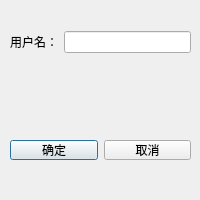
<?xml version="1.0" encoding="UTF-8"?>
<ui version="4.0">
 <class>ApplyFriend</class>
 <widget class="QDialog" name="ApplyFriend">
  <property name="geometry">
   <rect>
    <x>0</x>
    <y>0</y>
    <width>200</width>
    <height>200</height>
   </rect>
  </property>
  <property name="minimumSize">
   <size>
    <width>200</width>
    <height>200</height>
   </size>
  </property>
  <property name="maximumSize">
   <size>
    <width>200</width>
    <height>200</height>
   </size>
  </property>
  <property name="windowTitle">
   <string>Dialog</string>
  </property>
  <widget class="QLabel" name="statelabel">
   <property name="geometry">
    <rect>
     <x>10</x>
     <y>70</y>
     <width>181</width>
     <height>20</height>
    </rect>
   </property>
   <property name="text">
    <string/>
   </property>
  </widget>
  <widget class="QWidget" name="layoutWidget">
   <property name="geometry">
    <rect>
     <x>10</x>
     <y>30</y>
     <width>181</width>
     <height>24</height>
    </rect>
   </property>
   <layout class="QHBoxLayout" name="horizontalLayout">
    <item>
     <widget class="QLabel" name="userlabel">
      <property name="text">
       <string>用户名：</string>
      </property>
     </widget>
    </item>
    <item>
     <widget class="QLineEdit" name="lineEdit"/>
    </item>
   </layout>
  </widget>
  <widget class="QWidget" name="layoutWidget">
   <property name="geometry">
    <rect>
     <x>10</x>
     <y>140</y>
     <width>181</width>
     <height>20</height>
    </rect>
   </property>
   <layout class="QHBoxLayout" name="horizontalLayout_2">
    <item>
     <widget class="QPushButton" name="ConfirmButton">
      <property name="text">
       <string>确定</string>
      </property>
     </widget>
    </item>
    <item>
     <widget class="QPushButton" name="CancelButton">
      <property name="text">
       <string>取消</string>
      </property>
     </widget>
    </item>
   </layout>
  </widget>
 </widget>
 <resources/>
 <connections/>
</ui>
